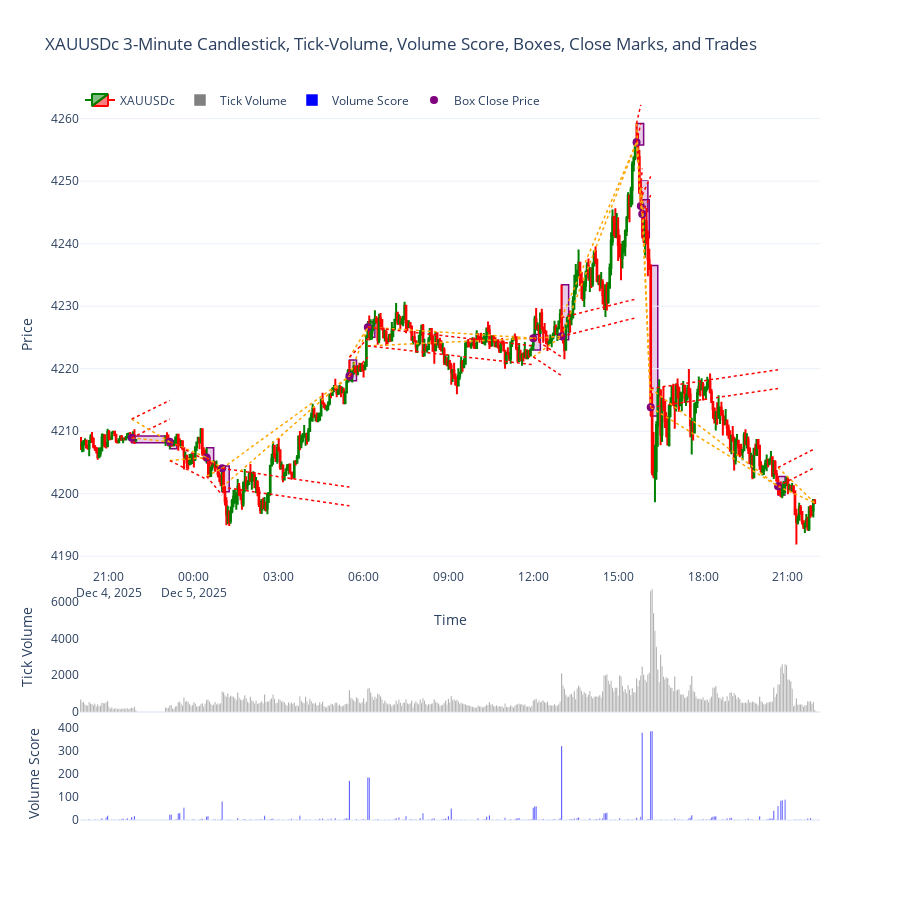
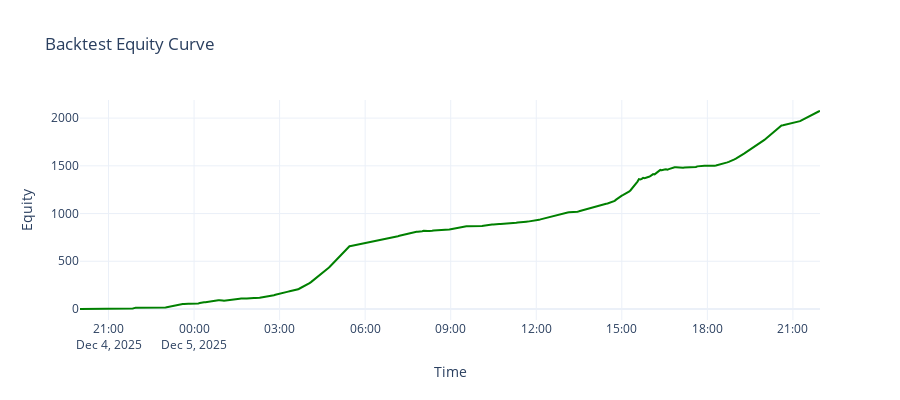

These figures' notebook cell, in order:
### Code cell
import MetaTrader5 as mt5
import pandas as pd
import numpy as np
import plotly.graph_objects as go
from datetime import datetime, timedelta

# -------------------------
# 1. Initialize MT5
# -------------------------
if not mt5.initialize():
    print("MT5 initialization failed")
    mt5.shutdown()

# -------------------------
# 2. Fetch 3-minute data
# -------------------------
symbol = "XAUUSDc"
timeframe = mt5.TIMEFRAME_M3
n_bars = 500
utc_from = datetime.now() - timedelta(days=2)

rates = mt5.copy_rates_from(symbol, timeframe, utc_from, n_bars)
mt5.shutdown()

# -------------------------
# 3. Convert to DataFrame
# -------------------------
df = pd.DataFrame(rates)
df['time'] = pd.to_datetime(df['time'], unit='s')
df.set_index('time', inplace=True)
df = df[df.index.dayofweek < 5]  # remove weekends

# -------------------------
# 4. Infinite tick-volume score
# -------------------------
def tick_volume_infinite_score(volumes):
    scores = np.zeros(len(volumes))
    for i in range(1, len(volumes)):
        count = 0
        for j in range(i-1, -1, -1):
            if volumes[i] > volumes[j]:
                count += 1
            else:
                break
        scores[i] = count
    return scores

df['vol_score'] = tick_volume_infinite_score(df['tick_volume'])

# -------------------------
# 5. Box logic for 10x vol_score spikes
# -------------------------
boxes = []
box_marks_x = []
box_marks_y = []

for i in range(1, len(df)):
    if df['vol_score'].iloc[i-1] > 0 and df['vol_score'].iloc[i] >= 10 * df['vol_score'].iloc[i-1]:
        x0 = df.index[i]
        x1 = df.index[min(i+5, len(df)-1)]  # extend 5 bars to the right
        y0 = df['low'].iloc[i]
        y1 = df['high'].iloc[i]
        boxes.append(dict(
            type="rect",
            xref="x",
            yref="y",
            x0=x0,
            x1=x1,
            y0=y0,
            y1=y1,
            line=dict(color="purple", width=1.5),
            fillcolor="rgba(128,0,128,0.2)",
            layer="below"
        ))
        box_marks_x.append(df.index[i])
        box_marks_y.append(df['close'].iloc[i])

# -------------------------
# 6. Backtest strategy with trade lines
# -------------------------
price_unit = 3  # 3 price units
equity = []
balance = 0
trade_lines = []

positions = []
last_signal_idx = None

for i in range(len(df)):
    # check if this bar is a signal
    if df.index[i] in box_marks_x:
        close_price = df['close'].iloc[i]
        is_bullish = df['close'].iloc[i] > df['open'].iloc[i]

        # Close all previous positions
        positions = []
        last_signal_idx = i

        # Determine take profit as next signal or last bar
        next_signal_idx = min([j for j, t in enumerate(df.index) if t in box_marks_x and j > i] + [len(df)-1])
        tp_price = df['close'].iloc[next_signal_idx]

        # Place new orders
        if is_bullish:
            positions.append({'type':'buystop', 'entry':close_price, 'stop':close_price-3, 'tp':tp_price})
            positions.append({'type':'sellstop', 'entry':close_price-3, 'stop':close_price-6, 'tp':tp_price})
        else:
            positions.append({'type':'sellstop', 'entry':close_price, 'stop':close_price+3, 'tp':tp_price})
            positions.append({'type':'buystop', 'entry':close_price+3, 'stop':close_price+6, 'tp':tp_price})

        # Add trade lines for visualization
        for pos in positions:
            if pos['type'] in ['buystop', 'sellstop']:
                trade_lines.append(dict(
                    type="line",
                    xref="x",
                    yref="y",
                    x0=df.index[i],
                    x1=df.index[next_signal_idx],
                    y0=pos['entry'],
                    y1=pos['tp'],
                    line=dict(color='orange', width=1.5, dash='dot'),
                    layer="above"
                ))
                trade_lines.append(dict(
                    type="line",
                    xref="x",
                    yref="y",
                    x0=df.index[i],
                    x1=df.index[next_signal_idx],
                    y0=pos['entry'],
                    y1=pos['stop'],
                    line=dict(color='red', width=1.5, dash='dot'),
                    layer="above"
                ))

    # Update equity: simple PnL simulation
    if positions:
        pnl = 0
        for pos in positions:
            if pos['type']=='buystop':
                if df['high'].iloc[i] >= pos['entry']:
                    pnl += df['close'].iloc[i] - pos['entry']
                if df['low'].iloc[i] <= pos['stop']:
                    pnl += pos['stop'] - pos['entry']
            elif pos['type']=='sellstop':
                if df['low'].iloc[i] <= pos['entry']:
                    pnl += pos['entry'] - df['close'].iloc[i]
                if df['high'].iloc[i] >= pos['stop']:
                    pnl += pos['entry'] - pos['stop']
        balance += pnl
    equity.append(balance)

df['equity'] = equity

# -------------------------
# 7. Plot 3-pane chart with boxes, marks, and trade lines
# -------------------------
fig = go.Figure()

# Candlestick chart (top pane)
fig.add_trace(go.Candlestick(
    x=df.index,
    open=df['open'],
    high=df['high'],
    low=df['low'],
    close=df['close'],
    name='XAUUSDc',
    increasing_line_color='green',
    decreasing_line_color='red'
))

# Tick-volume bars (middle pane)
fig.add_trace(go.Bar(
    x=df.index,
    y=df['tick_volume'],
    name='Tick Volume',
    marker_color='gray',
    yaxis='y2'
))

# Volume score bars (bottom pane)
fig.add_trace(go.Bar(
    x=df.index,
    y=df['vol_score'],
    name='Volume Score',
    marker_color='blue',
    yaxis='y3'
))

# Add boxes
fig.update_layout(shapes=boxes + trade_lines)

# Add marks at box closing price
fig.add_trace(go.Scatter(
    x=box_marks_x,
    y=box_marks_y,
    mode='markers',
    marker=dict(color='purple', size=8, symbol='circle'),
    name='Box Close Price',
    yaxis='y'
))

# Layout
fig.update_layout(
    template='plotly_white',
    title='XAUUSDc 3-Minute Candlestick, Tick-Volume, Volume Score, Boxes, Close Marks, and Trades',
    xaxis=dict(title='Time', rangeslider=dict(visible=False)),
    yaxis=dict(title='Price', domain=[0.35, 1]),
    yaxis2=dict(title='Tick Volume', domain=[0.15, 0.33], showgrid=False),
    yaxis3=dict(title='Volume Score', domain=[0, 0.13], showgrid=False),
    legend=dict(orientation='h', y=1.02, x=0),
    height=900
)

fig.show()

# -------------------------
# 8. Plot Equity Curve separately
# -------------------------
fig2 = go.Figure()
fig2.add_trace(go.Scatter(
    x=df.index,
    y=df['equity'],
    mode='lines',
    name='Equity Curve',
    line=dict(color='green', width=2)
))
fig2.update_layout(
    template='plotly_white',
    title='Backtest Equity Curve',
    xaxis_title='Time',
    yaxis_title='Equity',
    height=400
)
fig2.show()

### Figure 1 — Plotly figure (JSON) as saved in the notebook; plotly's stock layout.template omitted (floating-point values rounded to 4 significant figures; data arrays with more than 128 entries replaced by an {"elided": "..."} marker saying what was removed)
{"data": [{"close": {"elided": "500 float values"}, "decreasing": {"line": {"color": "red"}}, "high": {"elided": "500 float values"}, "increasing": {"line": {"color": "green"}}, "low": {"elided": "500 float values"}, "name": "XAUUSDc", "open": {"elided": "500 float values"}, "type": "candlestick", "x": {"elided": "500 str values"}}, {"marker": {"color": "gray"}, "name": "Tick Volume", "type": "bar", "x": {"elided": "500 str values"}, "y": {"elided": "500 int values"}, "yaxis": "y2"}, {"marker": {"color": "blue"}, "name": "Volume Score", "type": "bar", "x": {"elided": "500 str values"}, "y": {"elided": "500 float values"}, "yaxis": "y3"}, {"marker": {"color": "purple", "size": 8, "symbol": "circle"}, "mode": "markers", "name": "Box Close Price", "type": "scatter", "x": ["2025-12-04T21:48:00", "2025-12-04T23:09:00", "2025-12-05T00:27:00", "2025-12-05T01:00:00", "2025-12-05T05:30:00", "2025-12-05T06:09:00", "2025-12-05T12:00:00", "2025-12-05T13:00:00", "2025-12-05T15:39:00", "2025-12-05T15:48:00", "2025-12-05T15:51:00", "2025-12-05T16:09:00", "2025-12-05T20:39:00"], "y": [4209.0, 4208.0, 4206.0, 4204.0, 4219.0, 4227.0, 4225.0, 4225.0, 4256.0, 4246.0, 4245.0, 4214.0, 4201.0], "yaxis": "y"}], "layout": {"height": 900, "legend": {"orientation": "h", "x": 0, "y": 1.02}, "shapes": [{"fillcolor": "rgba(128,0,128,0.2)", "layer": "below", "line": {"color": "purple", "width": 1.5}, "type": "rect", "x0": "2025-12-04T21:48:00", "x1": "2025-12-04T23:03:00", "xref": "x", "y0": 4208.0, "y1": 4209.0, "yref": "y"}, {"fillcolor": "rgba(128,0,128,0.2)", "layer": "below", "line": {"color": "purple", "width": 1.5}, "type": "rect", "x0": "2025-12-04T23:09:00", "x1": "2025-12-04T23:24:00", "xref": "x", "y0": 4207.0, "y1": 4208.0, "yref": "y"}, {"fillcolor": "rgba(128,0,128,0.2)", "layer": "below", "line": {"color": "purple", "width": 1.5}, "type": "rect", "x0": "2025-12-05T00:27:00", "x1": "2025-12-05T00:42:00", "xref": "x", "y0": 4205.0, "y1": 4207.0, "yref": "y"}, {"fillcolor": "rgba(128,0,128,0.2)", "layer": "below", "line": {"color": "purple", "width": 1.5}, "type": "rect", "x0": "2025-12-05T01:00:00", "x1": "2025-12-05T01:15:00", "xref": "x", "y0": 4200.0, "y1": 4204.0, "yref": "y"}, {"fillcolor": "rgba(128,0,128,0.2)", "layer": "below", "line": {"color": "purple", "width": 1.5}, "type": "rect", "x0": "2025-12-05T05:30:00", "x1": "2025-12-05T05:45:00", "xref": "x", "y0": 4218.0, "y1": 4221.0, "yref": "y"}, {"fillcolor": "rgba(128,0,128,0.2)", "layer": "below", "line": {"color": "purple", "width": 1.5}, "type": "rect", "x0": "2025-12-05T06:09:00", "x1": "2025-12-05T06:24:00", "xref": "x", "y0": 4225.0, "y1": 4228.0, "yref": "y"}, {"fillcolor": "rgba(128,0,128,0.2)", "layer": "below", "line": {"color": "purple", "width": 1.5}, "type": "rect", "x0": "2025-12-05T12:00:00", "x1": "2025-12-05T12:15:00", "xref": "x", "y0": 4223.0, "y1": 4225.0, "yref": "y"}, {"fillcolor": "rgba(128,0,128,0.2)", "layer": "below", "line": {"color": "purple", "width": 1.5}, "type": "rect", "x0": "2025-12-05T13:00:00", "x1": "2025-12-05T13:15:00", "xref": "x", "y0": 4225.0, "y1": 4233.0, "yref": "y"}, {"fillcolor": "rgba(128,0,128,0.2)", "layer": "below", "line": {"color": "purple", "width": 1.5}, "type": "rect", "x0": "2025-12-05T15:39:00", "x1": "2025-12-05T15:54:00", "xref": "x", "y0": 4256.0, "y1": 4259.0, "yref": "y"}, {"fillcolor": "rgba(128,0,128,0.2)", "layer": "below", "line": {"color": "purple", "width": 1.5}, "type": "rect", "x0": "2025-12-05T15:48:00", "x1": "2025-12-05T16:03:00", "xref": "x", "y0": 4245.0, "y1": 4250.0, "yref": "y"}, {"fillcolor": "rgba(128,0,128,0.2)", "layer": "below", "line": {"color": "purple", "width": 1.5}, "type": "rect", "x0": "2025-12-05T15:51:00", "x1": "2025-12-05T16:06:00", "xref": "x", "y0": 4241.0, "y1": 4247.0, "yref": "y"}, {"fillcolor": "rgba(128,0,128,0.2)", "layer": "below", "line": {"color": "purple", "width": 1.5}, "type": "rect", "x0": "2025-12-05T16:09:00", "x1": "2025-12-05T16:24:00", "xref": "x", "y0": 4212.0, "y1": 4236.0, "yref": "y"}, {"fillcolor": "rgba(128,0,128,0.2)", "layer": "below", "line": {"color": "purple", "width": 1.5}, "type": "rect", "x0": "2025-12-05T20:39:00", "x1": "2025-12-05T20:54:00", "xref": "x", "y0": 4200.0, "y1": 4203.0, "yref": "y"}, {"layer": "above", "line": {"color": "orange", "dash": "dot", "width": 1.5}, "type": "line", "x0": "2025-12-04T21:48:00", "x1": "2025-12-04T23:09:00", "xref": "x", "y0": 4209.0, "y1": 4208.0, "yref": "y"}, {"layer": "above", "line": {"color": "red", "dash": "dot", "width": 1.5}, "type": "line", "x0": "2025-12-04T21:48:00", "x1": "2025-12-04T23:09:00", "xref": "x", "y0": 4209.0, "y1": 4212.0, "yref": "y"}, {"layer": "above", "line": {"color": "orange", "dash": "dot", "width": 1.5}, "type": "line", "x0": "2025-12-04T21:48:00", "x1": "2025-12-04T23:09:00", "xref": "x", "y0": 4212.0, "y1": 4208.0, "yref": "y"}, {"layer": "above", "line": {"color": "red", "dash": "dot", "width": 1.5}, "type": "line", "x0": "2025-12-04T21:48:00", "x1": "2025-12-04T23:09:00", "xref": "x", "y0": 4212.0, "y1": 4215.0, "yref": "y"}, {"layer": "above", "line": {"color": "orange", "dash": "dot", "width": 1.5}, "type": "line", "x0": "2025-12-04T23:09:00", "x1": "2025-12-05T00:27:00", "xref": "x", "y0": 4208.0, "y1": 4206.0, "yref": "y"}, {"layer": "above", "line": {"color": "red", "dash": "dot", "width": 1.5}, "type": "line", "x0": "2025-12-04T23:09:00", "x1": "2025-12-05T00:27:00", "xref": "x", "y0": 4208.0, "y1": 4205.0, "yref": "y"}, {"layer": "above", "line": {"color": "orange", "dash": "dot", "width": 1.5}, "type": "line", "x0": "2025-12-04T23:09:00", "x1": "2025-12-05T00:27:00", "xref": "x", "y0": 4205.0, "y1": 4206.0, "yref": "y"}, {"layer": "above", "line": {"color": "red", "dash": "dot", "width": 1.5}, "type": "line", "x0": "2025-12-04T23:09:00", "x1": "2025-12-05T00:27:00", "xref": "x", "y0": 4205.0, "y1": 4202.0, "yref": "y"}, {"layer": "above", "line": {"color": "orange", "dash": "dot", "width": 1.5}, "type": "line", "x0": "2025-12-05T00:27:00", "x1": "2025-12-05T01:00:00", "xref": "x", "y0": 4206.0, "y1": 4204.0, "yref": "y"}, {"layer": "above", "line": {"color": "red", "dash": "dot", "width": 1.5}, "type": "line", "x0": "2025-12-05T00:27:00", "x1": "2025-12-05T01:00:00", "xref": "x", "y0": 4206.0, "y1": 4203.0, "yref": "y"}, {"layer": "above", "line": {"color": "orange", "dash": "dot", "width": 1.5}, "type": "line", "x0": "2025-12-05T00:27:00", "x1": "2025-12-05T01:00:00", "xref": "x", "y0": 4203.0, "y1": 4204.0, "yref": "y"}, {"layer": "above", "line": {"color": "red", "dash": "dot", "width": 1.5}, "type": "line", "x0": "2025-12-05T00:27:00", "x1": "2025-12-05T01:00:00", "xref": "x", "y0": 4203.0, "y1": 4200.0, "yref": "y"}, {"layer": "above", "line": {"color": "orange", "dash": "dot", "width": 1.5}, "type": "line", "x0": "2025-12-05T01:00:00", "x1": "2025-12-05T05:30:00", "xref": "x", "y0": 4204.0, "y1": 4219.0, "yref": "y"}, {"layer": "above", "line": {"color": "red", "dash": "dot", "width": 1.5}, "type": "line", "x0": "2025-12-05T01:00:00", "x1": "2025-12-05T05:30:00", "xref": "x", "y0": 4204.0, "y1": 4201.0, "yref": "y"}, {"layer": "above", "line": {"color": "orange", "dash": "dot", "width": 1.5}, "type": "line", "x0": "2025-12-05T01:00:00", "x1": "2025-12-05T05:30:00", "xref": "x", "y0": 4201.0, "y1": 4219.0, "yref": "y"}, {"layer": "above", "line": {"color": "red", "dash": "dot", "width": 1.5}, "type": "line", "x0": "2025-12-05T01:00:00", "x1": "2025-12-05T05:30:00", "xref": "x", "y0": 4201.0, "y1": 4198.0, "yref": "y"}, {"layer": "above", "line": {"color": "orange", "dash": "dot", "width": 1.5}, "type": "line", "x0": "2025-12-05T05:30:00", "x1": "2025-12-05T06:09:00", "xref": "x", "y0": 4219.0, "y1": 4227.0, "yref": "y"}, {"layer": "above", "line": {"color": "red", "dash": "dot", "width": 1.5}, "type": "line", "x0": "2025-12-05T05:30:00", "x1": "2025-12-05T06:09:00", "xref": "x", "y0": 4219.0, "y1": 4222.0, "yref": "y"}, {"layer": "above", "line": {"color": "orange", "dash": "dot", "width": 1.5}, "type": "line", "x0": "2025-12-05T05:30:00", "x1": "2025-12-05T06:09:00", "xref": "x", "y0": 4222.0, "y1": 4227.0, "yref": "y"}, {"layer": "above", "line": {"color": "red", "dash": "dot", "width": 1.5}, "type": "line", "x0": "2025-12-05T05:30:00", "x1": "2025-12-05T06:09:00", "xref": "x", "y0": 4222.0, "y1": 4225.0, "yref": "y"}, {"layer": "above", "line": {"color": "orange", "dash": "dot", "width": 1.5}, "type": "line", "x0": "2025-12-05T06:09:00", "x1": "2025-12-05T12:00:00", "xref": "x", "y0": 4227.0, "y1": 4225.0, "yref": "y"}, {"layer": "above", "line": {"color": "red", "dash": "dot", "width": 1.5}, "type": "line", "x0": "2025-12-05T06:09:00", "x1": "2025-12-05T12:00:00", "xref": "x", "y0": 4227.0, "y1": 4224.0, "yref": "y"}, {"layer": "above", "line": {"color": "orange", "dash": "dot", "width": 1.5}, "type": "line", "x0": "2025-12-05T06:09:00", "x1": "2025-12-05T12:00:00", "xref": "x", "y0": 4224.0, "y1": 4225.0, "yref": "y"}, {"layer": "above", "line": {"color": "red", "dash": "dot", "width": 1.5}, "type": "line", "x0": "2025-12-05T06:09:00", "x1": "2025-12-05T12:00:00", "xref": "x", "y0": 4224.0, "y1": 4221.0, "yref": "y"}, {"layer": "above", "line": {"color": "orange", "dash": "dot", "width": 1.5}, "type": "line", "x0": "2025-12-05T12:00:00", "x1": "2025-12-05T13:00:00", "xref": "x", "y0": 4225.0, "y1": 4225.0, "yref": "y"}, {"layer": "above", "line": {"color": "red", "dash": "dot", "width": 1.5}, "type": "line", "x0": "2025-12-05T12:00:00", "x1": "2025-12-05T13:00:00", "xref": "x", "y0": 4225.0, "y1": 4222.0, "yref": "y"}, {"layer": "above", "line": {"color": "orange", "dash": "dot", "width": 1.5}, "type": "line", "x0": "2025-12-05T12:00:00", "x1": "2025-12-05T13:00:00", "xref": "x", "y0": 4222.0, "y1": 4225.0, "yref": "y"}, {"layer": "above", "line": {"color": "red", "dash": "dot", "width": 1.5}, "type": "line", "x0": "2025-12-05T12:00:00", "x1": "2025-12-05T13:00:00", "xref": "x", "y0": 4222.0, "y1": 4219.0, "yref": "y"}, {"layer": "above", "line": {"color": "orange", "dash": "dot", "width": 1.5}, "type": "line", "x0": "2025-12-05T13:00:00", "x1": "2025-12-05T15:39:00", "xref": "x", "y0": 4225.0, "y1": 4256.0, "yref": "y"}, {"layer": "above", "line": {"color": "red", "dash": "dot", "width": 1.5}, "type": "line", "x0": "2025-12-05T13:00:00", "x1": "2025-12-05T15:39:00", "xref": "x", "y0": 4225.0, "y1": 4228.0, "yref": "y"}, {"layer": "above", "line": {"color": "orange", "dash": "dot", "width": 1.5}, "type": "line", "x0": "2025-12-05T13:00:00", "x1": "2025-12-05T15:39:00", "xref": "x", "y0": 4228.0, "y1": 4256.0, "yref": "y"}, {"layer": "above", "line": {"color": "red", "dash": "dot", "width": 1.5}, "type": "line", "x0": "2025-12-05T13:00:00", "x1": "2025-12-05T15:39:00", "xref": "x", "y0": 4228.0, "y1": 4231.0, "yref": "y"}, {"layer": "above", "line": {"color": "orange", "dash": "dot", "width": 1.5}, "type": "line", "x0": "2025-12-05T15:39:00", "x1": "2025-12-05T15:48:00", "xref": "x", "y0": 4256.0, "y1": 4246.0, "yref": "y"}, {"layer": "above", "line": {"color": "red", "dash": "dot", "width": 1.5}, "type": "line", "x0": "2025-12-05T15:39:00", "x1": "2025-12-05T15:48:00", "xref": "x", "y0": 4256.0, "y1": 4259.0, "yref": "y"}, {"layer": "above", "line": {"color": "orange", "dash": "dot", "width": 1.5}, "type": "line", "x0": "2025-12-05T15:39:00", "x1": "2025-12-05T15:48:00", "xref": "x", "y0": 4259.0, "y1": 4246.0, "yref": "y"}, {"layer": "above", "line": {"color": "red", "dash": "dot", "width": 1.5}, "type": "line", "x0": "2025-12-05T15:39:00", "x1": "2025-12-05T15:48:00", "xref": "x", "y0": 4259.0, "y1": 4262.0, "yref": "y"}, {"layer": "above", "line": {"color": "orange", "dash": "dot", "width": 1.5}, "type": "line", "x0": "2025-12-05T15:48:00", "x1": "2025-12-05T15:51:00", "xref": "x", "y0": 4246.0, "y1": 4245.0, "yref": "y"}, {"layer": "above", "line": {"color": "red", "dash": "dot", "width": 1.5}, "type": "line", "x0": "2025-12-05T15:48:00", "x1": "2025-12-05T15:51:00", "xref": "x", "y0": 4246.0, "y1": 4249.0, "yref": "y"}, {"layer": "above", "line": {"color": "orange", "dash": "dot", "width": 1.5}, "type": "line", "x0": "2025-12-05T15:48:00", "x1": "2025-12-05T15:51:00", "xref": "x", "y0": 4249.0, "y1": 4245.0, "yref": "y"}, {"layer": "above", "line": {"color": "red", "dash": "dot", "width": 1.5}, "type": "line", "x0": "2025-12-05T15:48:00", "x1": "2025-12-05T15:51:00", "xref": "x", "y0": 4249.0, "y1": 4252.0, "yref": "y"}, {"layer": "above", "line": {"color": "orange", "dash": "dot", "width": 1.5}, "type": "line", "x0": "2025-12-05T15:51:00", "x1": "2025-12-05T16:09:00", "xref": "x", "y0": 4245.0, "y1": 4214.0, "yref": "y"}, {"layer": "above", "line": {"color": "red", "dash": "dot", "width": 1.5}, "type": "line", "x0": "2025-12-05T15:51:00", "x1": "2025-12-05T16:09:00", "xref": "x", "y0": 4245.0, "y1": 4248.0, "yref": "y"}, {"layer": "above", "line": {"color": "orange", "dash": "dot", "width": 1.5}, "type": "line", "x0": "2025-12-05T15:51:00", "x1": "2025-12-05T16:09:00", "xref": "x", "y0": 4248.0, "y1": 4214.0, "yref": "y"}, {"layer": "above", "line": {"color": "red", "dash": "dot", "width": 1.5}, "type": "line", "x0": "2025-12-05T15:51:00", "x1": "2025-12-05T16:09:00", "xref": "x", "y0": 4248.0, "y1": 4251.0, "yref": "y"}, {"layer": "above", "line": {"color": "orange", "dash": "dot", "width": 1.5}, "type": "line", "x0": "2025-12-05T16:09:00", "x1": "2025-12-05T20:39:00", "xref": "x", "y0": 4214.0, "y1": 4201.0, "yref": "y"}, {"layer": "above", "line": {"color": "red", "dash": "dot", "width": 1.5}, "type": "line", "x0": "2025-12-05T16:09:00", "x1": "2025-12-05T20:39:00", "xref": "x", "y0": 4214.0, "y1": 4217.0, "yref": "y"}, {"layer": "above", "line": {"color": "orange", "dash": "dot", "width": 1.5}, "type": "line", "x0": "2025-12-05T16:09:00", "x1": "2025-12-05T20:39:00", "xref": "x", "y0": 4217.0, "y1": 4201.0, "yref": "y"}, {"layer": "above", "line": {"color": "red", "dash": "dot", "width": 1.5}, "type": "line", "x0": "2025-12-05T16:09:00", "x1": "2025-12-05T20:39:00", "xref": "x", "y0": 4217.0, "y1": 4220.0, "yref": "y"}, {"layer": "above", "line": {"color": "orange", "dash": "dot", "width": 1.5}, "type": "line", "x0": "2025-12-05T20:39:00", "x1": "2025-12-05T21:57:00", "xref": "x", "y0": 4201.0, "y1": 4199.0, "yref": "y"}, {"layer": "above", "line": {"color": "red", "dash": "dot", "width": 1.5}, "type": "line", "x0": "2025-12-05T20:39:00", "x1": "2025-12-05T21:57:00", "xref": "x", "y0": 4201.0, "y1": 4204.0, "yref": "y"}, {"layer": "above", "line": {"color": "orange", "dash": "dot", "width": 1.5}, "type": "line", "x0": "2025-12-05T20:39:00", "x1": "2025-12-05T21:57:00", "xref": "x", "y0": 4204.0, "y1": 4199.0, "yref": "y"}, {"layer": "above", "line": {"color": "red", "dash": "dot", "width": 1.5}, "type": "line", "x0": "2025-12-05T20:39:00", "x1": "2025-12-05T21:57:00", "xref": "x", "y0": 4204.0, "y1": 4207.0, "yref": "y"}], "title": {"text": "XAUUSDc 3-Minute Candlestick, Tick-Volume, Volume Score, Boxes, Close Marks, and Trades"}, "xaxis": {"rangeslider": {"visible": false}, "title": {"text": "Time"}}, "yaxis": {"domain": [0.35, 1], "title": {"text": "Price"}}, "yaxis2": {"domain": [0.15, 0.33], "showgrid": false, "title": {"text": "Tick Volume"}}, "yaxis3": {"domain": [0, 0.13], "showgrid": false, "title": {"text": "Volume Score"}}}}

### Figure 2 — Plotly figure (JSON) as saved in the notebook; plotly's stock layout.template omitted (floating-point values rounded to 4 significant figures; data arrays with more than 128 entries replaced by an {"elided": "..."} marker saying what was removed)
{"data": [{"line": {"color": "green", "width": 2}, "mode": "lines", "name": "Equity Curve", "type": "scatter", "x": {"elided": "500 str values"}, "y": {"elided": "500 float values"}}], "layout": {"height": 400, "title": {"text": "Backtest Equity Curve"}, "xaxis": {"title": {"text": "Time"}}, "yaxis": {"title": {"text": "Equity"}}}}
